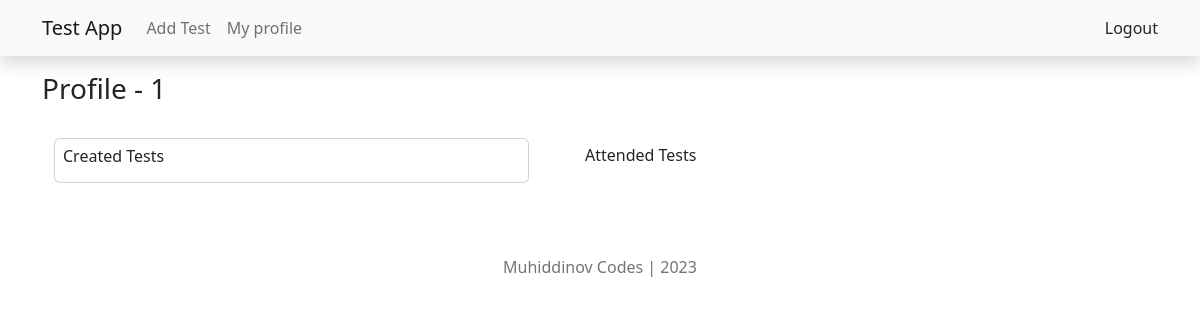
/1/profile (signed in), run on an earlier commit of the app's database.
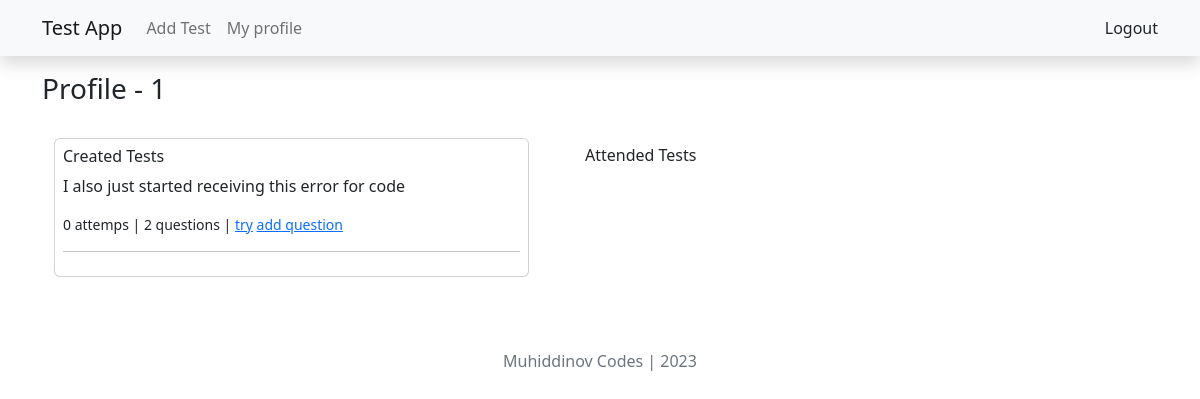
And on a later commit of the database.
### main/models.py (models this page shows, shortened)
class Test(models.Model):
    author=models.ForeignKey(User,on_delete=models.CASCADE)
    category=models.ForeignKey(Category,on_delete=models.CASCADE)
    title=models.CharField(max_length=200, null=True)
    maximum_attemps=models.PositiveBigIntegerField(null=True)
    start_date=models.DateTimeField(default=timezone.now, null=True)
    end_date=models.DateTimeField(default=(timezone.now()+timezone.timedelta(days=10)))
    pass_percentage=models.PositiveBigIntegerField(null=True)

### main/user_views.py (the view)
# urls.py: path('<int:user_id>/profile', profile, name='profile')
@login_required(login_url='login')
def profile(request, user_id):
    user = get_object_or_404(User, id=user_id)
    return render(request, 'profile.html', {'user':user})

### templates/profile.html (shortened to what this page needs)
{% extends "base.html" %}
{% load crispy_forms_tags %}
{% block content %}
    <div class="content mt-3">
        <h3>Profile - {{user}}</h3>
        <div class="row">
            <div class="card p-2 col-5 m-4">
                <h6>Created Tests</h6>
                {% for i in user.test_set.all %}
                <p>{{i.title}}</p>
                <small class="d-inline">
                    {{i.checktest_set.all.count}} attemps |
                    {{i.question_set.all.count}} questions |
                    <a href="{% url 'ready_to_test' i.id %}">try</a>
                    {% if user == request.user %}
                    <a href="{% url 'new_question' i.id %}">add question</a>
                    {% endif %}
                </small>
                <hr>
                {% endfor %}
            </div>
            <div class="col-5 m-4 p-2">
                <h6>Attended Tests</h6>
            </div>
        </div>
    </div>
{% endblock content %}

What changed in the data, as far as the page shows it:
added Test: title "I also just started receiving this error for code", checktest_set.all.count "0", question_set.all.count "2"
